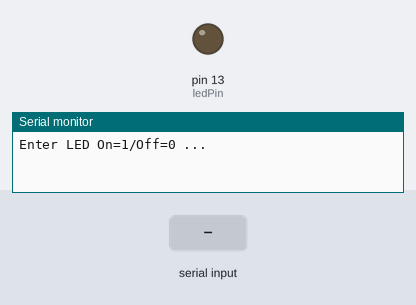
Recording of a sketch running on a simulated Arduino Uno, built with avr-gcc and run on an emulated ATmega328P. On the bench: output pins drawn as LEDs (lit = HIGH), the last lines printed to the serial monitor. The inputs (shaded band) are chosen by the test bench.

Above: at 1.2 s.
1.3 s: "1\n" received over Serial
At 2.1 s:
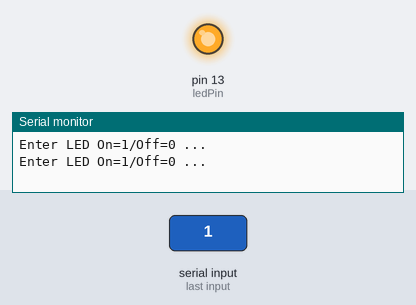
Timing chart, 0 to 4.3 s (numbered marks = the images above; inputs shaded):
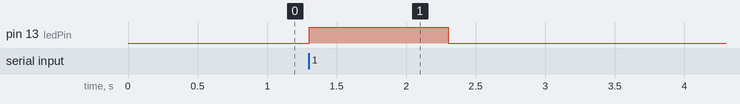

The sketch:

Turn_LED_on-off_from_console.ino
```cpp
int ledPin = 13;
int on_off;  // 1 = On. 0 = Off.

// SETUP *************************************************************************
void setup()
{
  Serial.begin(9600);      // start serial communication at 9600bps
  pinMode(ledPin, OUTPUT);
  Serial.flush();
} // End Setup

// LOOP *************************************************************************
void loop()
{
  Serial.println("Enter LED On=1/Off=0 ...");  //Select On or Off
  while (Serial.available()==0) { // Wait for User to Input Data
}
  on_off = Serial.parseInt();
  Serial.println();
    if (on_off == 1) digitalWrite(ledPin, HIGH); //Select Uno LED On
    else digitalWrite(ledPin, LOW);              //Select Uno LED Off
}  // End Loop.
```

Measured:
- after the input at 1.3 s, pin 13 (ledPin): LOW → HIGH at once, → LOW 1.0 s later
